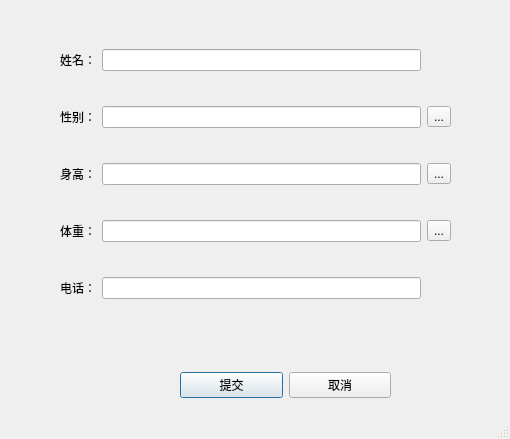
<?xml version="1.0" encoding="UTF-8"?>
<ui version="4.0">
 <class>Dialog</class>
 <widget class="QDialog" name="Dialog">
  <property name="geometry">
   <rect>
    <x>0</x>
    <y>0</y>
    <width>510</width>
    <height>439</height>
   </rect>
  </property>
  <property name="windowTitle">
   <string>用户姓名输入框</string>
  </property>
  <property name="sizeGripEnabled">
   <bool>true</bool>
  </property>
  <widget class="QWidget" name="gridLayoutWidget">
   <property name="geometry">
    <rect>
     <x>60</x>
     <y>20</y>
     <width>391</width>
     <height>311</height>
    </rect>
   </property>
   <layout class="QGridLayout" name="gridLayout">
    <item row="0" column="1">
     <widget class="QLineEdit" name="lineEdit"/>
    </item>
    <item row="0" column="0">
     <widget class="QLabel" name="label">
      <property name="text">
       <string>姓名：</string>
      </property>
     </widget>
    </item>
    <item row="1" column="1">
     <widget class="QLineEdit" name="lineEdit_2"/>
    </item>
    <item row="2" column="1">
     <widget class="QLineEdit" name="lineEdit_5"/>
    </item>
    <item row="4" column="1">
     <widget class="QLineEdit" name="lineEdit_3"/>
    </item>
    <item row="3" column="1">
     <widget class="QLineEdit" name="lineEdit_4"/>
    </item>
    <item row="1" column="0">
     <widget class="QLabel" name="label_2">
      <property name="text">
       <string>性别：</string>
      </property>
     </widget>
    </item>
    <item row="2" column="0">
     <widget class="QLabel" name="label_3">
      <property name="text">
       <string>身高：</string>
      </property>
     </widget>
    </item>
    <item row="3" column="0">
     <widget class="QLabel" name="label_5">
      <property name="text">
       <string>体重：</string>
      </property>
     </widget>
    </item>
    <item row="4" column="0">
     <widget class="QLabel" name="label_4">
      <property name="text">
       <string>电话：</string>
      </property>
     </widget>
    </item>
    <item row="1" column="2">
     <widget class="QToolButton" name="toolButton">
      <property name="text">
       <string>...</string>
      </property>
     </widget>
    </item>
    <item row="2" column="2">
     <widget class="QToolButton" name="toolButton_2">
      <property name="text">
       <string>...</string>
      </property>
     </widget>
    </item>
    <item row="3" column="2">
     <widget class="QToolButton" name="toolButton_3">
      <property name="text">
       <string>...</string>
      </property>
     </widget>
    </item>
   </layout>
  </widget>
  <widget class="QWidget" name="horizontalLayoutWidget">
   <property name="geometry">
    <rect>
     <x>180</x>
     <y>350</y>
     <width>211</width>
     <height>71</height>
    </rect>
   </property>
   <layout class="QHBoxLayout" name="horizontalLayout">
    <item>
     <widget class="QPushButton" name="pushButton">
      <property name="text">
       <string>提交</string>
      </property>
     </widget>
    </item>
    <item>
     <widget class="QPushButton" name="pushButton_2">
      <property name="text">
       <string>取消</string>
      </property>
     </widget>
    </item>
   </layout>
  </widget>
 </widget>
 <resources/>
 <connections/>
</ui>
